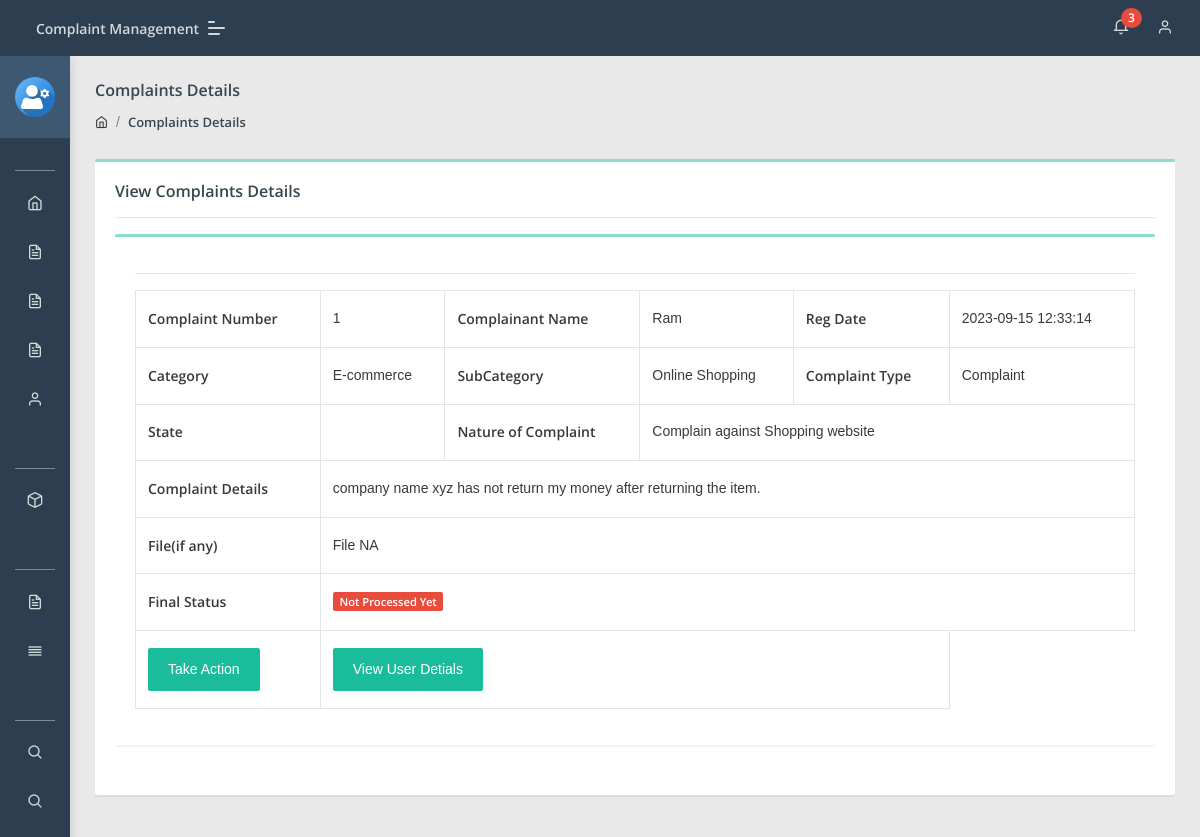
Screenshot of /cms/admin/complaint-details.php?cid=1 (signed in) with the database file from the repository.
### tables this page shows
CREATE TABLE `tblcomplaints` (
  `complaintNumber` int(11) NOT NULL,
  `userId` int(11) DEFAULT NULL,
  `category` int(11) DEFAULT NULL,
  `subcategory` varchar(255) DEFAULT NULL,
  `complaintType` varchar(255) DEFAULT NULL,
  `Area` varchar(255) DEFAULT NULL,
  `noc` varchar(255) DEFAULT NULL,
  `complaintDetails` mediumtext DEFAULT NULL,
  `complaintFile` varchar(255) DEFAULT NULL,
  `regDate` timestamp NULL DEFAULT current_timestamp(),
  `status` varchar(50) DEFAULT NULL,
  `lastUpdationDate` timestamp NULL DEFAULT NULL ON UPDATE current_timestamp()
);

CREATE TABLE `users` (
  `id` int(11) NOT NULL,
  `fullName` varchar(255) DEFAULT NULL,
  `userEmail` varchar(255) DEFAULT NULL,
  `password` varchar(255) DEFAULT NULL,
  `contactNo` bigint(11) DEFAULT NULL,
  `address` tinytext DEFAULT NULL,
  `Area` varchar(255) DEFAULT NULL,
  `country` varchar(255) DEFAULT NULL,
  `pincode` int(6) DEFAULT NULL,
  `userImage` varchar(255) DEFAULT NULL,
  `regDate` timestamp NOT NULL DEFAULT current_timestamp(),
  `updationDate` timestamp NULL DEFAULT NULL,
  `status` int(1) DEFAULT NULL
);

CREATE TABLE `category` (
  `id` int(11) NOT NULL,
  `categoryName` varchar(255) DEFAULT NULL,
  `categoryDescription` longtext DEFAULT NULL,
  `creationDate` timestamp NULL DEFAULT current_timestamp(),
  `updationDate` timestamp NULL DEFAULT NULL ON UPDATE current_timestamp()
);

### cms/admin/complaint-details.php (the view, shortened to what this page needs)
<?php
include('include/config.php');
if(strlen($_SESSION['aid'])==0)
    {
header('location:index.php');
}
else{
?>
<!DOCTYPE html>
<html lang="en">
<head>
    <link rel="stylesheet" href="assets/css/style.css">
</head>
<body class="">
	<?php include('include/sidebar.php');?>
	<?php include('include/header.php');?>
<section class="pcoded-main-container">
    <div class="pcoded-content">
        <div class="page-header">
            <div class="page-block">
                <div class="row align-items-center">
                    <div class="col-md-12">
                        <div class="page-header-title">
                            <h5 class="m-b-10">Complaints Details</h5>
                        </div>
                        <ul class="breadcrumb">
                            <li class="breadcrumb-item"><a href="dashboard.php"><i class="feather icon-home"></i></a></li>
                            <li class="breadcrumb-item"><a href="all-complaint.php">Complaints Details</a></li>
                        </ul>
                    </div>
                </div>
            </div>
        </div>
        <div class="row">
            <div class="col-sm-12">
                <div class="card">
                    <div class="card-body">
                        <h5>View Complaints Details</h5>
                        <hr>
                      <div class="row">
                            <div class="col-xl-12">
                <div class="card">
                    <div class="card-body table-border-style">
                        <div class="table-responsive">
                            <table class="table table-bordered">
                                <tbody>
                                   <?php $st='closed';
                                   $cid=$_GET['cid'];
$query=mysqli_query($con,"select tblcomplaints.*,users.fullName as name,category.categoryName as catname from tblcomplaints join users on users.id=tblcomplaints.userId join category on category.id=tblcomplaints.category where tblcomplaints.complaintNumber='$cid'");
while($row=mysqli_fetch_array($query))
{
?>
                                        <tr>
                                            <td><b>Complaint Number</b></td>
                                            <td><?php echo htmlentities($row['complaintNumber']);?></td>
                                            <td><b>Complainant Name</b></td>
                                            <td> <?php echo htmlentities($row['name']);?></td>
                                            <td><b>Reg Date</b></td>
                                            <td><?php echo htmlentities($row['regDate']);?>
                                            </td>
                                        </tr>
<tr>
                                            <td><b>Category </b></td>
                                            <td><?php echo htmlentities($row['catname']);?></td>
                                            <td><b>SubCategory</b></td>
                                            <td> <?php echo htmlentities($row['subcategory']);?></td>
                                            <td><b>Complaint Type</b></td>
                                            <td><?php echo htmlentities($row['complaintType']);?>
                                            </td>
                                        </tr>
<tr>
                                            <td><b>State </b></td>
                                            <td><?php echo htmlentities($row['state']);?></td>
                                            <td ><b>Nature of Complaint</b></td>
                                            <td colspan="3"> <?php echo htmlentities($row['noc']);?></td>
                                        </tr>
<tr>
                                            <td><b>Complaint Details </b></td>
                                            <td colspan="5"> <?php echo htmlentities($row['complaintDetails']);?></td>
                                        </tr>
<tr>
                                            <td><b>File(if any) </b></td>
                                            <td colspan="5"> <?php $cfile=$row['complaintFile'];
if($cfile=="" || $cfile=="NULL")
{
  echo "File NA";
}
else{?>
<a href="../users/complaintdocs/<?php echo htmlentities($row['complaintFile']);?>" target="_blank"/> View File</a>
<?php } ?></td>
</tr>
<tr>
<td><b>Final Status</b></td>
                              <td colspan="5"> <?php $status=$row['status'];
                                                if($status==''): ?>
                                                <span class="badge badge-danger">Not Processed Yet</span>
                                            <?php elseif($status=='in process'):?>
                                             <span class="badge badge-warning">In Process</span>
                                         <?php elseif($status=='closed'):?>
                                             <span class="badge badge-success">Closed</span>
                                         <?php endif;?></td>
                                        </tr>
                                        <hr>
<tr>
                                            <td>
                                            <?php if($row['status']=="closed"){
                                                } else {?>
<a href="javascript:void(0);" onClick="popUpWindow('updatecomplaint.php?cid=<?php echo htmlentities($row['complaintNumber']);?>');" title="Update order">
                                             <button type="button" class="btn btn-primary">Take Action</button></td>
                                            </a><?php } ?></td>
                                            <td colspan="4">
                                            <a href="javascript:void(0);" onClick="popUpWindow('userprofile.php?uid=<?php echo htmlentities($row['userId']);?>');" title="Update order">
                                             <button type="button" class="btn btn-primary">View User Detials</button></a></td>
                                        </tr>
                                        <?php  } ?>
                                </tbody>
                            </table>
                        </div>
                    </div>
                </div>
            </div>
                        </div>
                    </div>
                </div>
            </div>
        </div>
    </div>
</section>
</body>
</html>
<?php } ?>

### rows the page displays
tblcomplaints: complaintNumber "1", userId.fullName "Ram", regDate "2023-09-15 12:33:14", category.categoryName "E-commerce", subcategory "Online Shopping", complaintType "Complaint", noc "Complain against Shopping website", complaintDetails "company name xyz has not return my money after returning the item.", complaintFile "File NA"

### other values shown
$num1 "3"
